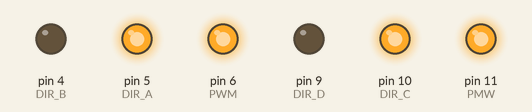
The sketch below on a simulated Arduino Uno, built with avr-gcc and run on an emulated ATmega328P. Shown: output pins drawn as LEDs (lit = HIGH).

Above: at 0.1 s.
Timing chart, 0 to 1.6 s (numbered marks = the images above):
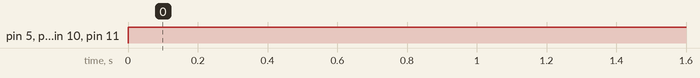

Measured:
- by itself, pin 5 (DIR_A), pin 6 (PWM), pin 10 (DIR_C), pin 11 (PMW): LOW → HIGH at 0.00 s

The sketch:

sketch_may02a.ino
```cpp
const int DIR_A = 5;
const int DIR_B = 4;
const int PWM = 6;
const int DIR_C = 10;
const int DIR_D = 9;
const int PMW = 11;
const int sensorPin = 0;

void setup() {

pinMode(DIR_A, OUTPUT);
pinMode(DIR_B, OUTPUT);
pinMode(DIR_C, OUTPUT);
pinMode(DIR_D, OUTPUT);
pinMode(PWM, OUTPUT);
pinMode(PMW, OUTPUT);

Serial.begin(9600);

}

void loop() {

digitalWrite(DIR_A, HIGH);
digitalWrite(DIR_B, LOW);
analogWrite(PWM, 255);

digitalWrite(DIR_C, HIGH);
digitalWrite(DIR_D, LOW);
analogWrite(PMW, 255);

}
```
